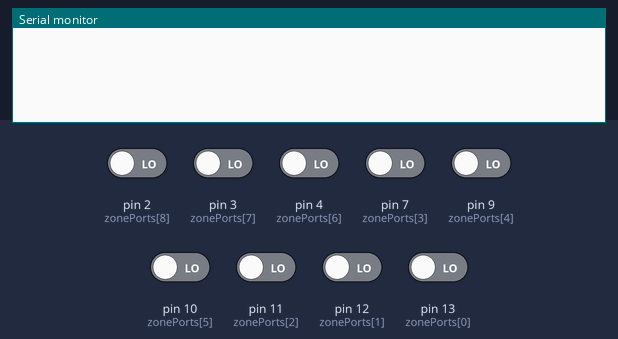
Bench run of a sketch on a simulated Arduino Uno, built for the host (arithmetic inside an expression is 32-bit, double 64-bit). On the bench: the last lines printed to the serial monitor. The test bench sets the inputs (shaded band); at power-on: pin 2 (zonePorts[8]), pin 3 (zonePorts[7]), pin 4 (zonePorts[6]), pin 7 (zonePorts[3]), pin 9 (zonePorts[4]), pin 10 (zonePorts[5]), pin 11 (zonePorts[2]), pin 12 (zonePorts[1]), pin 13 (zonePorts[0]) LOW.

Above: at 1.2 s.
1.3 s: pin 2 (zonePorts[8]) driven HIGH
At 1.7 s:
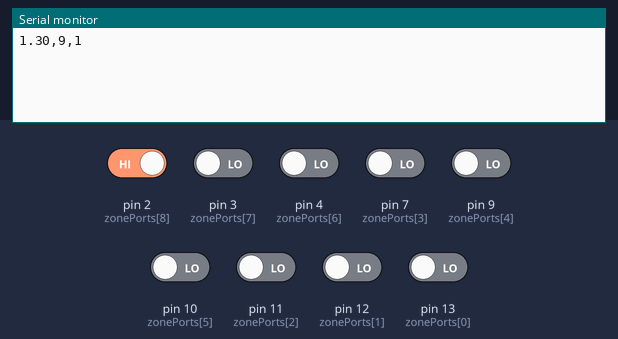
2.8 s: pin 3 (zonePorts[7]) driven HIGH
At 4.0 s:
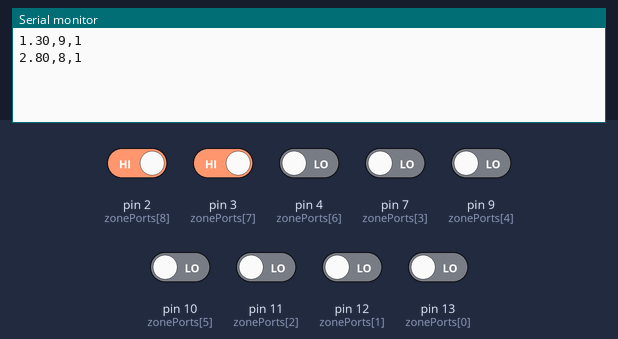
4.3 s: pin 4 (zonePorts[6]) driven HIGH
At 5.2 s:
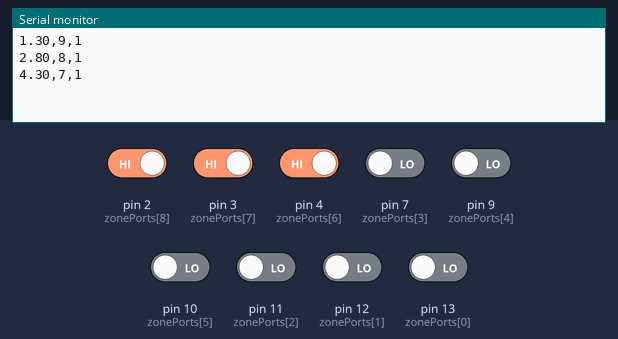
5.8 s: pin 7 (zonePorts[3]) driven HIGH
At 6.3 s:
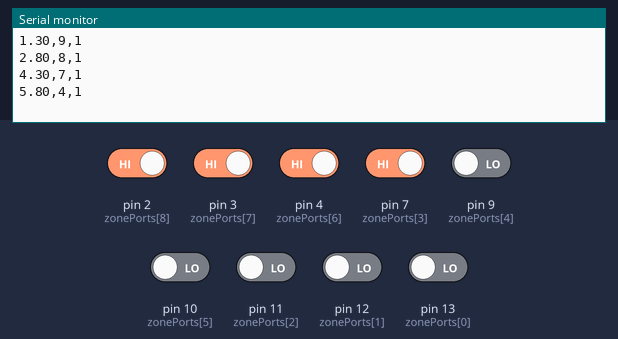
7.3 s: pin 9 (zonePorts[4]) driven HIGH
At 8.5 s:
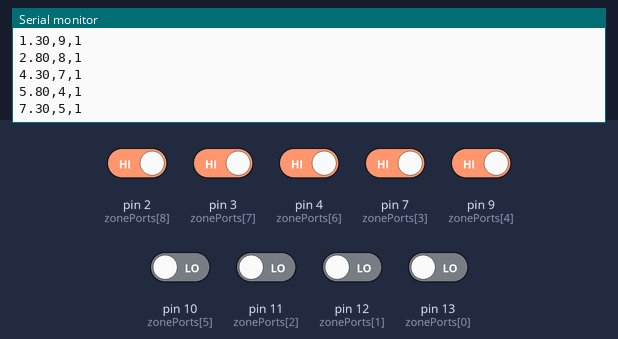
8.8 s: pin 10 (zonePorts[5]) driven HIGH
At 9.8 s:
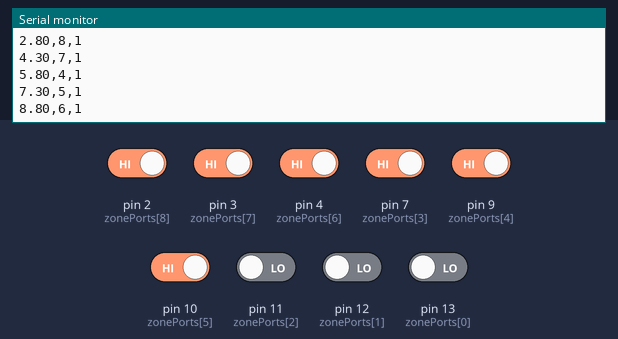
Timing chart, 0 to 11.3 s (numbered marks = the images above; inputs shaded):
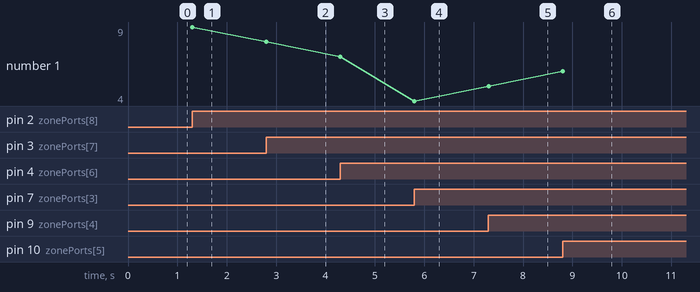

Measured:
- after the input at 1.3 s, the serial monitor: prints a new line at once (image 1)
- after the input at 2.8 s, the serial monitor: prints a new line at once (image 2)
- after the input at 4.3 s, the serial monitor: prints a new line at once (image 3)
- after the input at 5.8 s, the serial monitor: prints a new line at once (image 4)
- after the input at 7.3 s, the serial monitor: prints a new line at once (image 5)
- after the input at 8.8 s, the serial monitor: prints a new line at once (image 6)
- plotted number 1: 9 → 8 after the input at 2.8 s, 8 → 7 after the input at 4.3 s, 7 → 4 after the input at 5.8 s, 4 → 5 after the input at 7.3 s, 5 → 6 after the input at 8.8 s

The sketch:

9hpt.ino
```cpp
int zonePorts[9] = {13, 12, 11, 7, 9, 10, 4, 3, 2};
int zoneLast[9] = {0, 0, 0, 0, 0, 0, 0, 0, 0};
int lastBounceTime[9] = {0, 0, 0, 0, 0, 0, 0, 0, 0};

unsigned long time;

#define DEBUG false
#define REMOVE_SHIELD_DELAY 1000 // in milliseconds

void setup() {
  // initialize serial communication at 9600 bits per second:
  Serial.begin(9600);
  for (int i = 0; i < 9; i++) {
    pinMode(zonePorts[i], INPUT_PULLDOWN);
  }
}

/**
 * Logs event to serial
 */
void logEvent(int portState, int i) {
  if (portState == 1) {
    lastBounceTime[i] = time;
    Serial.print(time/1000.0); // print time in the format 0.00 seconds
  } else {
    lastBounceTime[i] = time - REMOVE_SHIELD_DELAY;
    Serial.print((time - REMOVE_SHIELD_DELAY)/1000.0);
  }
  Serial.print(",");
  Serial.print(i + 1);
  Serial.print(",");
  Serial.print(portState);
  zoneLast[i] = portState;

  if (DEBUG) {
    Serial.print(",");
    for (int i = 0; i < 9; i++) {
      Serial.print("  Z");
      Serial.print(i + 1);
      Serial.print(" = ");
      Serial.print(zoneLast[i]);
      if (i < 8)
        Serial.print(",");
    }
  }
  Serial.println();
}

void loop() {
  // read the zone input pins:
  for (int i = 0; i < 9; i++) {
    int portState = digitalRead(zonePorts[i]);
    time = millis();

    if (time - lastBounceTime[i] > REMOVE_SHIELD_DELAY) {
    if (portState != zoneLast[i]) {
        logEvent(portState, i);
      }
    } else if (portState == 1) {
      // shield window for debounce
      /*
       * Give priority to state 1 due to hardware design, if
       * value becomes 1, shift shield window forward, if 0
       * for longer than the window, log 0 at time - shield
       * window delay
       */
      lastBounceTime[i] = time;
    }
  }


}
```
